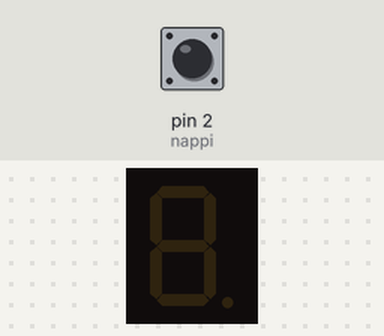
Bench run of a sketch on a simulated Arduino Uno, built with avr-gcc and run on an emulated ATmega328P. Shown: 1-digit seven-segment display. Wiring (inferred from the names in the program): 1-digit 7-segment display, segments lit when HIGH: segments pin 9, pin 8, pin 7, pin 6, pin 5, pin 4, pin 3. The inputs (shaded band) are chosen by the test bench; at power-on: pin 2 (nappi) HIGH. Random numbers use the default seed unless the sketch sets one; the segment pins are drawn as the display they are named for.

Above: at 1.2 s.
1.3 s: pin 2 (nappi) pulled LOW for 0.15 s
At 2.7 s:
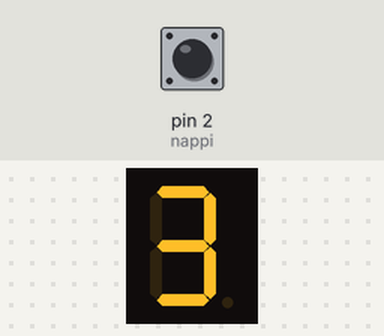
3.0 s: pin 2 (nappi) pulled LOW for 1 s
At 5.2 s:
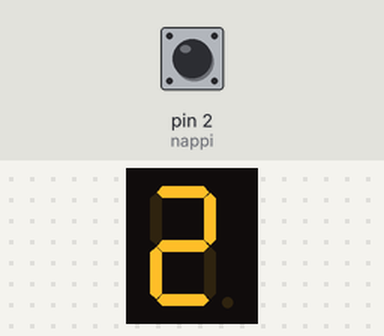
5.5 s: pin 2 (nappi) pulled LOW for 3.2 s
At 9.1 s:
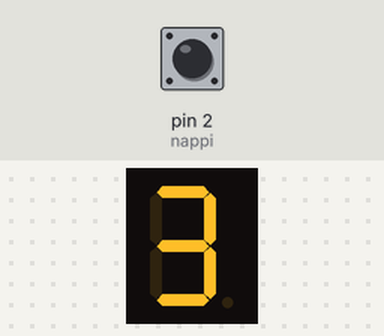
10.2 s: pin 2 (nappi) pulled LOW for 0.15 s
At 10.9 s:
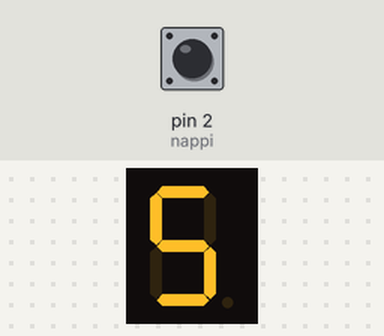
11.9 s: pin 2 (nappi) pulled LOW for 0.15 s
At 13.3 s:
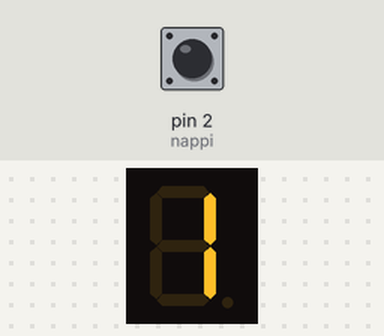
13.6 s: pin 2 (nappi) pulsed LOW 5 times (0.12 s each, 0.3 s apart)
At 14.8 s:
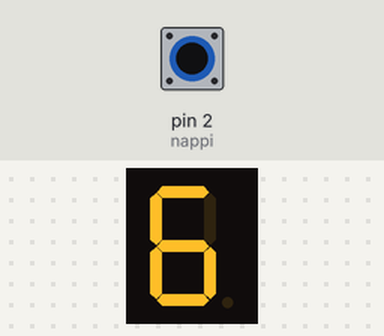
Timing chart, 0 to 16.6 s (numbered marks = the images above; inputs shaded):
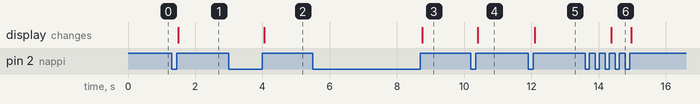

The sketch:

noppa_tehtava.ino
```cpp
int satunnaisluku(void);
bool nappiOnPainettu(void);
void kirjoitaLukuSevenSegmentille(int);

//Nappiin liittyvät tiedot.
const char nappi = 2;
bool painettu = false;

//7Segmenttiin liittyvät tiedot.
const int G = 3;
const int F = 4;
const int E = 5;
const int D = 6;
const int C = 7;
const int B = 8;
const int A = 9;
/*****************************************
 * Seven segmentti numerot esitetään alla olevassa
 * taulukossa (kukin bitti vastaa yhden
 * ledin arvoa). Siten 8-bittisen sanan 7 alinta bittiä
 * sisältävät lediohjaustiedot seuravasti:
 * 0x0ABC DEFG
 * Esimerkiksi numeron 2 toteuttamiseksi on sytytettävä
 * ledit A,B,C,D,E,F,G eli 8-bittinen sana siis
 * 0x0110 1101 ja kaikki luvut 1- 6 siis esitetään
 * 1 = 0x0011 0000 => ledit B,C palaa
 * 2 = 0x0110 1101 => ledit A,B,D,E,G palaa
 * 3 = 0x0111 1001 => ledit A,B,C,D,G palaa
 * 4 = 0x0011 0011 => ledit B,C,F,G palaa
 * 5 = 0x0101 1011 => ledit A,C,D,F,G palaa
 * 6 = 0x0101 1111 => ledit A,C,D,E,F,G palaa
 */
/*
 *  Tähän numerot taulukkoon on sitten kerätty numerojen 1-6 ledien arvot 7-bittisinä
 *  lukuina. Saatte itse muodostaa arvot 2-6 tuohon taulukkoon (binääri/heksalukujen
 *  kertauksena)
 */
const uint8_t numerot[6] = {0x30, 0x6D, 0x79, 0x33, 0x5B, 0x5F};//1-6 Numerot

void setup() {
  Serial.begin(9600); // debuggausta varten
  randomSeed(analogRead(0));     // alustetaan lukugen.
  pinMode(nappi,INPUT_PULLUP);   // 2 pinni kytkimena
                                 // INPUT_PULLUP vetää
                                 // pinnin ylös 5V
  pinMode(A,OUTPUT);
  pinMode(B,OUTPUT);
  pinMode(C,OUTPUT);
  pinMode(D,OUTPUT);
  pinMode(E,OUTPUT);
  pinMode(F,OUTPUT);
  pinMode(G,OUTPUT);
}

//Pääohjelma
void loop() {
      if(nappiOnPainettu() == true) { //Jos nappia painaa niin siirrytään 7segmenttifunktioon
      kirjoitaLukuSevenSegmentille(satunnaisluku());//Kirjoitetaan satunnaisluku 7 segmentille.
      }
}
//Satunnaislukufunktio joka palauttaa int arvon.
int satunnaisluku(void) {
   int luku = random(1,7);
   return luku;
}
//nappifunktio, joka palauttaa true arvon jos nappia painaa ja false arvon muuten.
bool nappiOnPainettu(void) {
  bool napintila = digitalRead(nappi);
  if(napintila == painettu){ // Napin tila on true kunnes nappia painetaan, jonka jälkeen se on false ja IF-lauseke toteutuu.
    while(digitalRead(nappi) == painettu) { // Estetään lukujen pyöriminen kun on nappi pohjassa.
    }
    delay(50);
    return true;
  } else {
    return false;
  }
}

void kirjoitaLukuSevenSegmentille(int luku) {
   int bitit = numerot[luku-1]; // luku on välillä 1-6, siksi -1
   for(int i = 0; i< 7; i++) {
      int bitti = (bitit>>i)&0x01; // siirretään alimmaksi ja otetaan irti
      digitalWrite(i+3,bitti);
   }
}
```

Measured:
- after the input at 1.3 s, the display: changes after 0.20 s (image 1)
- after the input at 3.0 s, the display: changes after 1.1 s (image 2)
- after the input at 5.5 s, the display: changes after 3.3 s (image 3)
- after the input at 10.2 s, the display: changes after 0.20 s (image 4)
- after the input at 11.9 s, the display: changes after 0.20 s (image 5)
- after the input at 13.6 s, the display: changes after 0.77 s (image 6)
